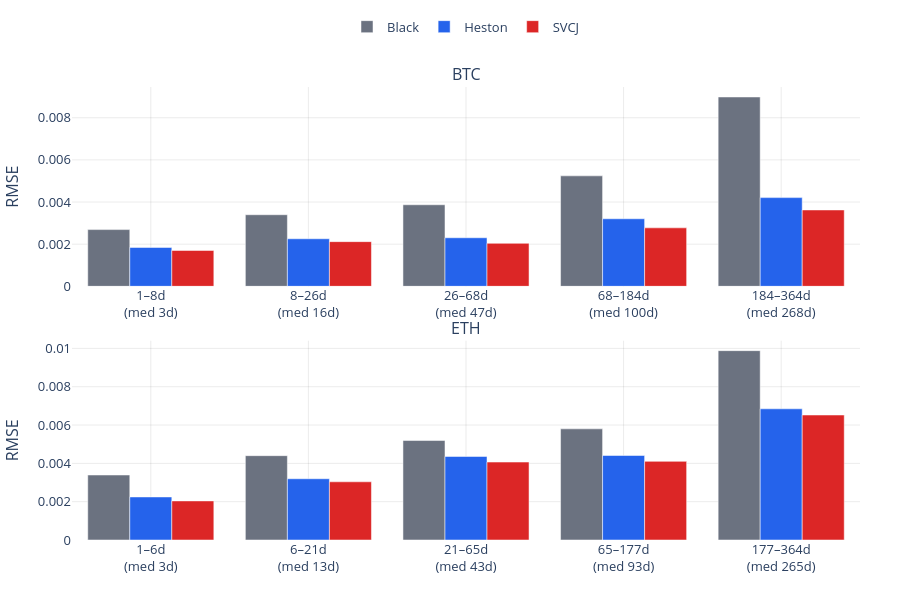

The code cell stored with this chart in its notebook:
### Code cell
def make_bucket_axis_labels(frame: pd.DataFrame, dimension: str) -> list[str]:
    if dimension == "time_to_maturity":
        # show bucket ranges in days for readability
        lows = (365.0 * frame["bucket_min"]).round().astype(int)
        highs = (365.0 * frame["bucket_max"]).round().astype(int)
        meds = (365.0 * frame["bucket_median"]).round().astype(int)

        labels = []
        for low, high, med in zip(lows, highs, meds):
            labels.append(f"{low}\u2013{high}d<br>(med {med}d)")
        return labels

    # fallback for moneyness buckets
    return [
        f"{low:.2f}\u2013{high:.2f}<br>(med {med:.2f})"
        for low, high, med in zip(frame["bucket_min"], frame["bucket_max"], frame["bucket_median"])
    ]


def make_bucket_hover_text(frame: pd.DataFrame, dimension: str) -> list[str]:
    if dimension == "time_to_maturity":
        return [
            (
                f"Maturity bucket<br>"
                f"median T = {med*365:.1f} days<br>"
                f"range = [{low*365:.1f}, {high*365:.1f}] days"
            )
            for med, low, high in zip(
                frame["bucket_median"], frame["bucket_min"], frame["bucket_max"]
            )
        ]

    return [
        f"Moneyness bucket<br>median K/F0 = {med:.3f}<br>range = [{low:.3f}, {high:.3f}]"
        for med, low, high in zip(
            frame["bucket_median"], frame["bucket_min"], frame["bucket_max"]
        )
    ]


def plot_bucket_panel(bucket_metrics: pd.DataFrame, dimension: str, stem: str, title: str) -> go.Figure:
    fig = make_subplots(
        rows=2,
        cols=1,
        shared_xaxes=False,
        vertical_spacing=0.12,
        subplot_titles=("BTC", "ETH"),
    )

    for row_idx, currency in enumerate(["BTC", "ETH"], start=1):
        frame = (
            bucket_metrics.query("currency == @currency and dimension == @dimension")
            .copy()
            .sort_values("bucket_median")
        )

        frame["bucket_label"] = make_bucket_axis_labels(frame, dimension)
        hover_text = make_bucket_hover_text(frame, dimension)

        for model in ["black", "heston", "svcj"]:
            fig.add_trace(
                go.Bar(
                    x=frame["bucket_label"],
                    y=frame[f"rmse_{model}"],
                    name=MODEL_LABELS[model],
                    legendgroup=MODEL_LABELS[model],
                    showlegend=(row_idx == 1),
                    marker_color=MODEL_COLORS[model],
                    hovertext=hover_text,
                    hovertemplate="%{hovertext}<br>RMSE = %{y:.6f}<extra></extra>",
                ),
                row=row_idx,
                col=1,
            )

    fig.update_layout(barmode="group")

    fig.update_yaxes(title_text="RMSE", row=1, col=1)
    fig.update_yaxes(title_text="RMSE", row=2, col=1)

    fig.update_xaxes(tickangle=0, row=1, col=1)
    fig.update_xaxes(tickangle=0, row=2, col=1)

    style_figure(fig, height=600, title=title)
    save_figure(fig, stem)
    return fig


fig = plot_bucket_panel(
    bucket_metrics,
    dimension="time_to_maturity",
    stem="bucket_diagnostics_maturity",
    title="",
)
fig.show()

### Figure 1 — Plotly figure (JSON) as saved in the notebook; plotly's stock layout.template omitted (floating-point values rounded to 4 significant figures)
{"data": [{"hovertemplate": "%{hovertext}<br>RMSE = %{y:.6f}<extra></extra>", "hovertext": ["Maturity bucket<br>median T = 2.9 days<br>range = [1.1, 8.4] days", "Maturity bucket<br>median T = 15.7 days<br>range = [8.4, 25.9] days", "Maturity bucket<br>median T = 46.9 days<br>range = [25.9, 67.9] days", "Maturity bucket<br>median T = 99.6 days<br>range = [67.9, 184.0] days", "Maturity bucket<br>median T = 267.8 days<br>range = [184.0, 364.4] days"], "legendgroup": "Black", "marker": {"color": "#6b7280"}, "name": "Black", "showlegend": true, "type": "bar", "x": ["1–8d<br>(med 3d)", "8–26d<br>(med 16d)", "26–68d<br>(med 47d)", "68–184d<br>(med 100d)", "184–364d<br>(med 268d)"], "xaxis": "x", "y": [0.002692, 0.003398, 0.003871, 0.005243, 0.008986], "yaxis": "y"}, {"hovertemplate": "%{hovertext}<br>RMSE = %{y:.6f}<extra></extra>", "hovertext": ["Maturity bucket<br>median T = 2.9 days<br>range = [1.1, 8.4] days", "Maturity bucket<br>median T = 15.7 days<br>range = [8.4, 25.9] days", "Maturity bucket<br>median T = 46.9 days<br>range = [25.9, 67.9] days", "Maturity bucket<br>median T = 99.6 days<br>range = [67.9, 184.0] days", "Maturity bucket<br>median T = 267.8 days<br>range = [184.0, 364.4] days"], "legendgroup": "Heston", "marker": {"color": "#2563eb"}, "name": "Heston", "showlegend": true, "type": "bar", "x": ["1–8d<br>(med 3d)", "8–26d<br>(med 16d)", "26–68d<br>(med 47d)", "68–184d<br>(med 100d)", "184–364d<br>(med 268d)"], "xaxis": "x", "y": [0.001845, 0.002257, 0.002305, 0.003205, 0.00421], "yaxis": "y"}, {"hovertemplate": "%{hovertext}<br>RMSE = %{y:.6f}<extra></extra>", "hovertext": ["Maturity bucket<br>median T = 2.9 days<br>range = [1.1, 8.4] days", "Maturity bucket<br>median T = 15.7 days<br>range = [8.4, 25.9] days", "Maturity bucket<br>median T = 46.9 days<br>range = [25.9, 67.9] days", "Maturity bucket<br>median T = 99.6 days<br>range = [67.9, 184.0] days", "Maturity bucket<br>median T = 267.8 days<br>range = [184.0, 364.4] days"], "legendgroup": "SVCJ", "marker": {"color": "#dc2626"}, "name": "SVCJ", "showlegend": true, "type": "bar", "x": ["1–8d<br>(med 3d)", "8–26d<br>(med 16d)", "26–68d<br>(med 47d)", "68–184d<br>(med 100d)", "184–364d<br>(med 268d)"], "xaxis": "x", "y": [0.001702, 0.002121, 0.00204, 0.002775, 0.003624], "yaxis": "y"}, {"hovertemplate": "%{hovertext}<br>RMSE = %{y:.6f}<extra></extra>", "hovertext": ["Maturity bucket<br>median T = 2.7 days<br>range = [1.1, 6.2] days", "Maturity bucket<br>median T = 13.4 days<br>range = [6.2, 21.2] days", "Maturity bucket<br>median T = 42.6 days<br>range = [21.2, 64.9] days", "Maturity bucket<br>median T = 92.6 days<br>range = [64.9, 177.3] days", "Maturity bucket<br>median T = 265.3 days<br>range = [177.3, 364.4] days"], "legendgroup": "Black", "marker": {"color": "#6b7280"}, "name": "Black", "showlegend": false, "type": "bar", "x": ["1–6d<br>(med 3d)", "6–21d<br>(med 13d)", "21–65d<br>(med 43d)", "65–177d<br>(med 93d)", "177–364d<br>(med 265d)"], "xaxis": "x2", "y": [0.003392, 0.004402, 0.005191, 0.005801, 0.009883], "yaxis": "y2"}, {"hovertemplate": "%{hovertext}<br>RMSE = %{y:.6f}<extra></extra>", "hovertext": ["Maturity bucket<br>median T = 2.7 days<br>range = [1.1, 6.2] days", "Maturity bucket<br>median T = 13.4 days<br>range = [6.2, 21.2] days", "Maturity bucket<br>median T = 42.6 days<br>range = [21.2, 64.9] days", "Maturity bucket<br>median T = 92.6 days<br>range = [64.9, 177.3] days", "Maturity bucket<br>median T = 265.3 days<br>range = [177.3, 364.4] days"], "legendgroup": "Heston", "marker": {"color": "#2563eb"}, "name": "Heston", "showlegend": false, "type": "bar", "x": ["1–6d<br>(med 3d)", "6–21d<br>(med 13d)", "21–65d<br>(med 43d)", "65–177d<br>(med 93d)", "177–364d<br>(med 265d)"], "xaxis": "x2", "y": [0.002247, 0.003197, 0.004359, 0.00441, 0.006846], "yaxis": "y2"}, {"hovertemplate": "%{hovertext}<br>RMSE = %{y:.6f}<extra></extra>", "hovertext": ["Maturity bucket<br>median T = 2.7 days<br>range = [1.1, 6.2] days", "Maturity bucket<br>median T = 13.4 days<br>range = [6.2, 21.2] days", "Maturity bucket<br>median T = 42.6 days<br>range = [21.2, 64.9] days", "Maturity bucket<br>median T = 92.6 days<br>range = [64.9, 177.3] days", "Maturity bucket<br>median T = 265.3 days<br>range = [177.3, 364.4] days"], "legendgroup": "SVCJ", "marker": {"color": "#dc2626"}, "name": "SVCJ", "showlegend": false, "type": "bar", "x": ["1–6d<br>(med 3d)", "6–21d<br>(med 13d)", "21–65d<br>(med 43d)", "65–177d<br>(med 93d)", "177–364d<br>(med 265d)"], "xaxis": "x2", "y": [0.00204, 0.003038, 0.004068, 0.004105, 0.006523], "yaxis": "y2"}], "layout": {"annotations": [{"font": {"size": 16}, "showarrow": false, "text": "BTC", "x": 0.5, "xanchor": "center", "xref": "paper", "y": 1, "yanchor": "bottom", "yref": "paper"}, {"font": {"size": 16}, "showarrow": false, "text": "ETH", "x": 0.5, "xanchor": "center", "xref": "paper", "y": 0.44, "yanchor": "bottom", "yref": "paper"}], "barmode": "group", "font": {"size": 13}, "height": 600, "hovermode": "x unified", "legend": {"bgcolor": "rgba(255,255,255,0.85)", "orientation": "h", "x": 0.5, "xanchor": "center", "y": 1.1, "yanchor": "bottom"}, "margin": {"b": 60, "l": 60, "r": 40, "t": 80}, "paper_bgcolor": "white", "plot_bgcolor": "white", "title": {}, "xaxis": {"anchor": "y", "domain": [0, 1], "gridcolor": "rgba(0,0,0,0.08)", "showgrid": true, "tickangle": 0, "zeroline": false}, "xaxis2": {"anchor": "y2", "domain": [0, 1], "gridcolor": "rgba(0,0,0,0.08)", "showgrid": true, "tickangle": 0, "zeroline": false}, "yaxis": {"anchor": "x", "domain": [0.56, 1], "gridcolor": "rgba(0,0,0,0.08)", "showgrid": true, "title": {"text": "RMSE"}, "zeroline": false}, "yaxis2": {"anchor": "x2", "domain": [0, 0.44], "gridcolor": "rgba(0,0,0,0.08)", "showgrid": true, "title": {"text": "RMSE"}, "zeroline": false}}}
